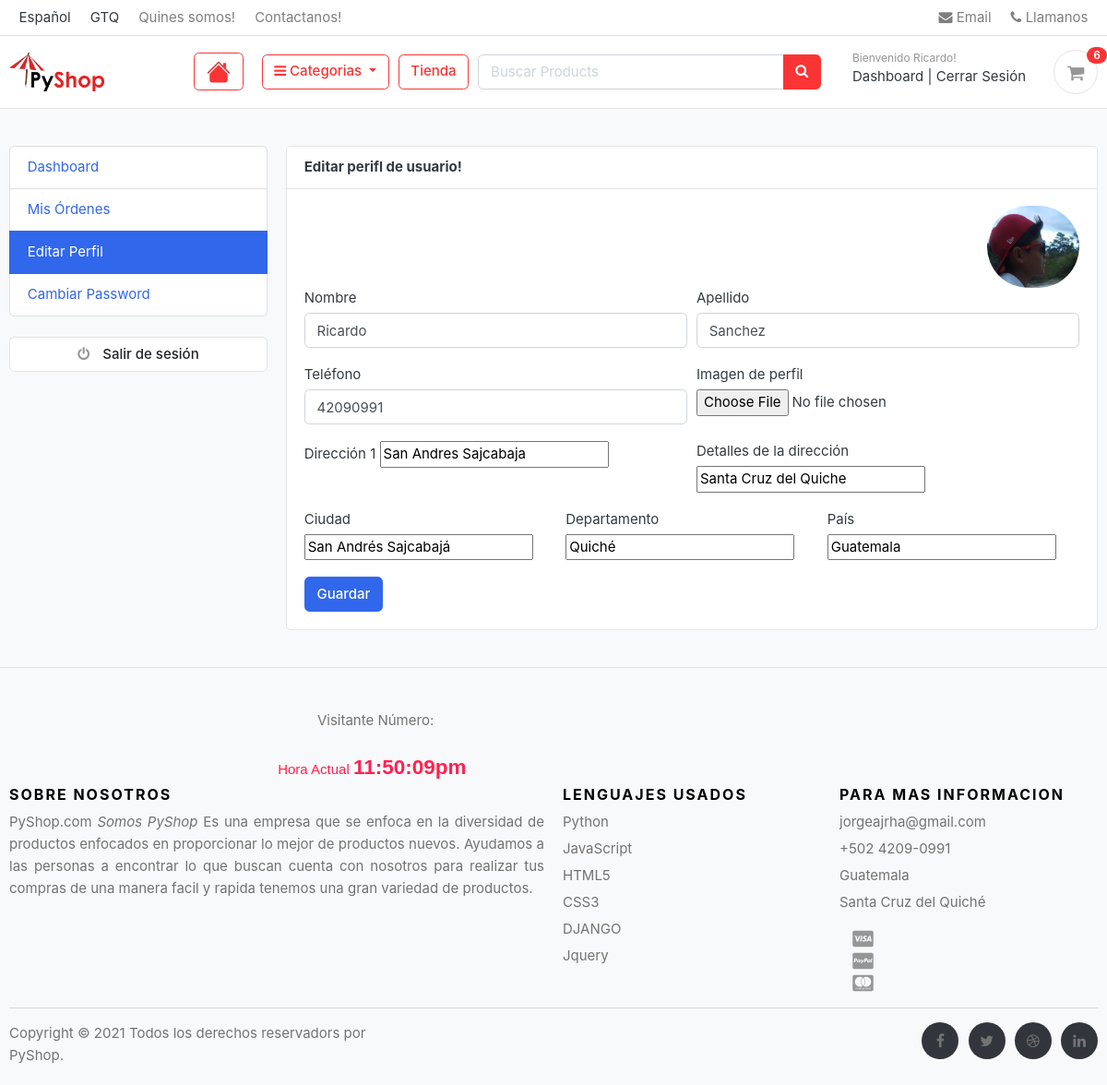
/accounts/edit_profile/ (signed in), run on the app's committed database.
### accounts/models.py (models this page shows, shortened)
class Account(AbstractUser):
    first_name = models.CharField(max_length=50)
    last_name = models.CharField(max_length=50)
    username = models.CharField(max_length=50, unique=True)
    email = models.CharField(max_length=100, unique=True)
    phone_number = models.CharField(max_length=50)
    date_joined = models.DateTimeField(auto_now_add=True)
    last_login = models.DateTimeField(auto_now_add=True)
    is_admin = models.BooleanField(default=False)
    is_staff = models.BooleanField(default=False)
    is_active = models.BooleanField(default=False)
    is_superuser = models.BooleanField(default=False)
    USERNAME_FIELD = 'email'
    REQUIRED_FIELDS = [ 'username','first_name', 'last_name']
    objects = MyAccountManager()
    class Meta:
        verbose_name = "Account"
        verbose_name_plural = "Accounts"

class UserProfile(models.Model):
    user = models.OneToOneField(Account, on_delete=models.CASCADE)
    address_line_1 = models.CharField(blank=True, max_length=100)
    address_line_2 = models.CharField(blank=True, max_length=100)
    profile_picture = models.ImageField(blank=True, upload_to=('user_profile'))
    city = models.CharField(blank=True, max_length=20)
    state = models.CharField(blank=True, max_length=20)
    country = models.CharField(blank=True, max_length=20)

### accounts/views.py (the view)
# urls.py: path('edit_profile/',views.edit_profile, name="edit_profile"),
@login_required(login_url='login')
def edit_profile(request):
    userprofile = get_object_or_404(UserProfile, user=request.user)
    if request.method == 'POST':
        user_form = UserForm(request.POST, instance=request.user)
        profile_form = UserProfileForm(request.POST, request.FILES, instance=userprofile)
        if user_form.is_valid() and profile_form.is_valid():
            user_form.save()
            profile_form.save()
            messages.success(request,'Su información fue guardada con exito')
            return redirect('edit_profile')
    else:
        user_form = UserForm(instance=request.user)
        profile_form = UserProfileForm(instance=userprofile)
    context = {
        'user_form':user_form,
        'profile_form':profile_form,
        'userprofile':userprofile,
    }
    return render(request,'accounts/edit_profile.html',context)

### accounts/forms.py (shortened to what this page needs)
class UserForm(forms.ModelForm):
    class Meta:
        model = Account
        fields = ('first_name','last_name','phone_number')
    def __init__(self, *args, **kwargs):
        super(UserForm, self).__init__(*args, **kwargs)
        for field in self.fields:
            self.fields[field].widget.attrs['class']='form-control'

class UserProfileForm(forms.ModelForm):
    profile_picture = forms.ImageField(required=False,error_messages={'invalid':('Solo archivos de imagen')}, widget=forms.FileInput)
    class Meta:
        model = UserProfile
        fields = ('address_line_1','address_line_2','city','state','country','profile_picture')

### carts/context_processors.py (called while the page is built)
def counter(request):
    cart_count = 0
    try:
        cart = Cart.objects.filter(cart_id=__cart_id(request))
        if request.user.is_authenticated:
            cart_items = CartItem.objects.all().filter(user=request.user)
        else:
            cart_items = CartItem.objects.all().filter(cart=cart[:1])
        for cart_item in cart_items:
            cart_count += cart_item.quantity
    except Cart.DoesNotExist:
        cart_count = 0
    return dict(cart_count=cart_count)

### carts/views.py (called while the page is built)
def __cart_id(request):
    cart_id = request.session.session_key
    if not cart_id:
        cart_id = request.session.create()
    return cart_id

### category/context_processors.py (called while the page is built)
def menu_links(request):
    links = Category.objects.all()
    return dict(links=links)

### category/models.py (called while the page is built)
    def get_url(self):
        return reverse('products_by_category',args=[self.slug])

### templates/accounts/edit_profile.html (shortened to what this page needs)
{% extends 'base.html' %}
{% block content %}
<section class="section-conten padding-y bg">
    <div class="container">
        <div class="row">
        {% include 'includes/dashboard_sidebar.html' %}
        <main class="col-md-9">
            <article class="card">
            <header class="card-header">
                <strong class="d-inline-block mr-3">Editar perifl de usuario!</strong>
            </header>
            <div class="card-body">
                <div class="text-right">
                    <img src="{{ userprofile.profile_picture.url }}" alt="Imagen de perfil" width="100" style="border-radius:50px;">
                </div>
                <div class="row">
                    <div class="col-md-12">
                        <form action="{% url 'edit_profile' %}" method="post" enctype="multipart/form-data">
                            <div class="form-row">
                                <div class="form-group col-md-6">
                                    <label for="">Nombre</label>
                                    {{ user_form.first_name }}
                                </div>
                                <div class="form-group col-md-6">
                                    <label for="">Apellido</label>
                                    {{ user_form.last_name }}
                                </div>
                            </div>
                            <div class="form-row">
                                <div class="form-group col-md-6">
                                    <label for="">Teléfono</label>
                                    {{ user_form.phone_number }}
                                </div>
                                <div class="form-group col-md-6">
                                    <label for="">Imagen de perfil</label>
                                    {{ profile_form.profile_picture }}
                                </div>
                            </div>
                            <div class="form-row">
                                <div class="form-group col-md-6">
                                    <label for="">Dirección 1</label>
                                    {{ profile_form.address_line_1 }}
                                </div>
                                <div class="form-group col-md-6">
                                    <label for="">Detalles de la dirección</label>
                                    {{ profile_form.address_line_2 }}
                                </div>
                            </div>
                            <div class="form-row">
                                <div class="form-group col-md-4">
                                    <label for="">Ciudad</label>
                                    {{ profile_form.city }}
                                </div>
                                <div class="form-group col-md-4">
                                    <label for="">Departamento</label>
                                    {{ profile_form.state }}
                                </div>
                                <div class="form-group col-md-4">
                                    <label for="">País</label>
                                    {{ profile_form.country }}
                                </div>
                            </div>
                            <input type="submit" name="" value="Guardar" class="btn btn-primary">
                        </form>
                    </div>
                </div>
            </div>
            </article>
        </main>
    </div>
    </div>
</section>
{% endblock %}

### templates/includes/header.html (shortened to what this page needs)
{% load static %}
<header class="section-header">
  <nav class="navbar p-md-0 navbar-expand-sm navbar-light border-bottom">
    <div class="container">
      <div class="collapse navbar-collapse" id="navbarTop4">
        <ul class="navbar-nav mr-auto">
          <li class="nav-item dropdown">
            <a class="nav-link"> Español </a>
          </li>
          <li class="nav-item dropdown">
            <a  class="nav-link"> GTQ </a>
          </li>
          <li class="nav-item dropdown">
            <a href="{% url 'about_us' %}" class="nav-link"> Quines somos! </a>
          </li>
          <li class="nav-item dropdown">
            <a href="{% url 'contact_us' %}" class="nav-link"> Contactanos! </a>
          </li>
        </ul>
        <ul class="navbar-nav">
          <li>
            <a href="#" class="nav-link">
              <i class="fa fa-envelope"></i> Email
            </a>
          </li>
          <li>
            <a href="#" class="nav-link">
              <i class="fa fa-phone"></i> Llamanos</a
            >
          </li>
        </ul>
      </div>
    </div>
  </nav>
  <section class="header-main border-bottom">
    <div class="container">
      <div class="row align-items-center">
        <div class="col-lg-2 col-md-3 col-3">
          <a href="{% url 'home' %}" class="brand-wrap">
            <img class="logo" src="{% static './images/logo01.png' %}" />
          </a>
        </div>
        <div class="col-lg col-sm col-md col-3 flex-grow-0">
          <div class="category-wrap dropdown d-inline-block float-right">
            <a class="btn btn-outline-danger" href="{% url 'home' %}">
            </a>
            </div>
        </div>
        <div class="col-lg col-sm col-md col-6 flex-grow-0">
          <div class="category-wrap dropdown d-inline-block float-right">
            <button
              type="button"
              class="btn btn-outline-danger dropdown-toggle"
              data-toggle="dropdown"
            >
              <i class="fa fa-bars"></i> Categorias
            </button>
          </div>
        </div>
        <a href="{% url 'store' %}" class="btn btn-outline-danger">Tienda</a>
        <div class="col-lg col-md-6 col-sm-12 col">
          <form action="{% url 'search' %}" class="search">
            <div class="input-group w-100">
              <input
                type="text"
                class="form-control"
                style="width: 60%"
                placeholder="Buscar Products"
                name="keyword"
              />
              <div class="input-group-append">
                <button class="btn btn-danger" type="submit">
                  <i class="fa fa-search"></i>
                </button>
              </div>
            </div>
          </form>
        </div>
        <div class="col-lg-3 col-sm-6 col-8 order-2 order-lg-3">
          <div class="d-flex justify-content-end mb-3 mb-lg-0">
            {% if user.id is None %}
              <div class="widget-header">
                <small class="title text-muted">Bienvenido visitante!</small>
                <div>
                  <a href="{% url 'login' %}">Login</a>
                  <span class="dark-transp"> | </span>
                  <a href="{% url 'register' %}"> Registrar</a>
                </div>
              </div>
            {% else %}
              <div class="widget-header">
                <small class="title text-muted">Bienvenido {{ user.first_name | capfirst }}!</small>
                <div>
                  <a href="{% url 'dashboard' %}">Dashboard</a>
                  <span class="dark-transp"> | </span>
                  <a href="{% url 'logout' %}"> Cerrar Sesión</a>
                </div>
              </div>
            {% endif %}
            <a href="{% url 'cart' %}" class="widget-header pl-3 ml-3">
              <div class="icon icon-sm rounded-circle border">
                <i class="fa fa-shopping-cart"></i>
              </div>
              <span class="badge badge-pill badge-danger notify">{{ cart_count }}</span>
            </a>
          </div>
        </div>
      </div>
    </div>
  </section>
</header>

### ecommerce/static/css/ui.css (style rules this page uses)
html { font-family: "Inter", sans-serif; font-size: 15px; }
.icon-xs, .icon-sm, .icon-md, .icon-lg { display: inline-block; text-align: center; flex-shrink: 0; flex-grow: 0; }
.icon-sm { width: 48px; height: 48px; line-height: 48px !important; font-size: 20px; }
.padding-y { padding-top: 40px; padding-bottom: 40px; }
article:after, .form-group:after { display: block; clear: both; content: ""; }
.bg { background-color: #f8f9fa; }
.header-main { position: relative; padding-top: 1rem; padding-bottom: 1rem; }
.brand-wrap .logo, .navbar-brand .logo { margin-right: 7px; max-height: 42px; display: inline-block; }
.widget-header { display: inline-block; vertical-align: middle; position: relative; }
.widget-header a { color: #343a40; }
.widget-header i { color: #969696; }
.widget-header .title { display: block; }
.widget-header .notify { position: absolute; top: -3px; right: -10px; }
.notify { position: absolute; top: -4px; right: -10px; display: inline-block; padding: 0.25em 0.6em; font-size: 12px; line-height: 1; text-align: center; border-radius: 3rem; color: #fff; background-color: #fa3434; }

### data on the page
Account: first_name "Ricardo", last_name "Sanchez", phone_number "42090991"
UserProfile: profile_picture (picture), address_line_1 "San Andres Sajcabaja", address_line_2 "Santa Cruz del Quiche", city "San Andrés Sajcabajá", state "Quiché", country "Guatemala"

### other printed values
{{ cart_count }} "6"
